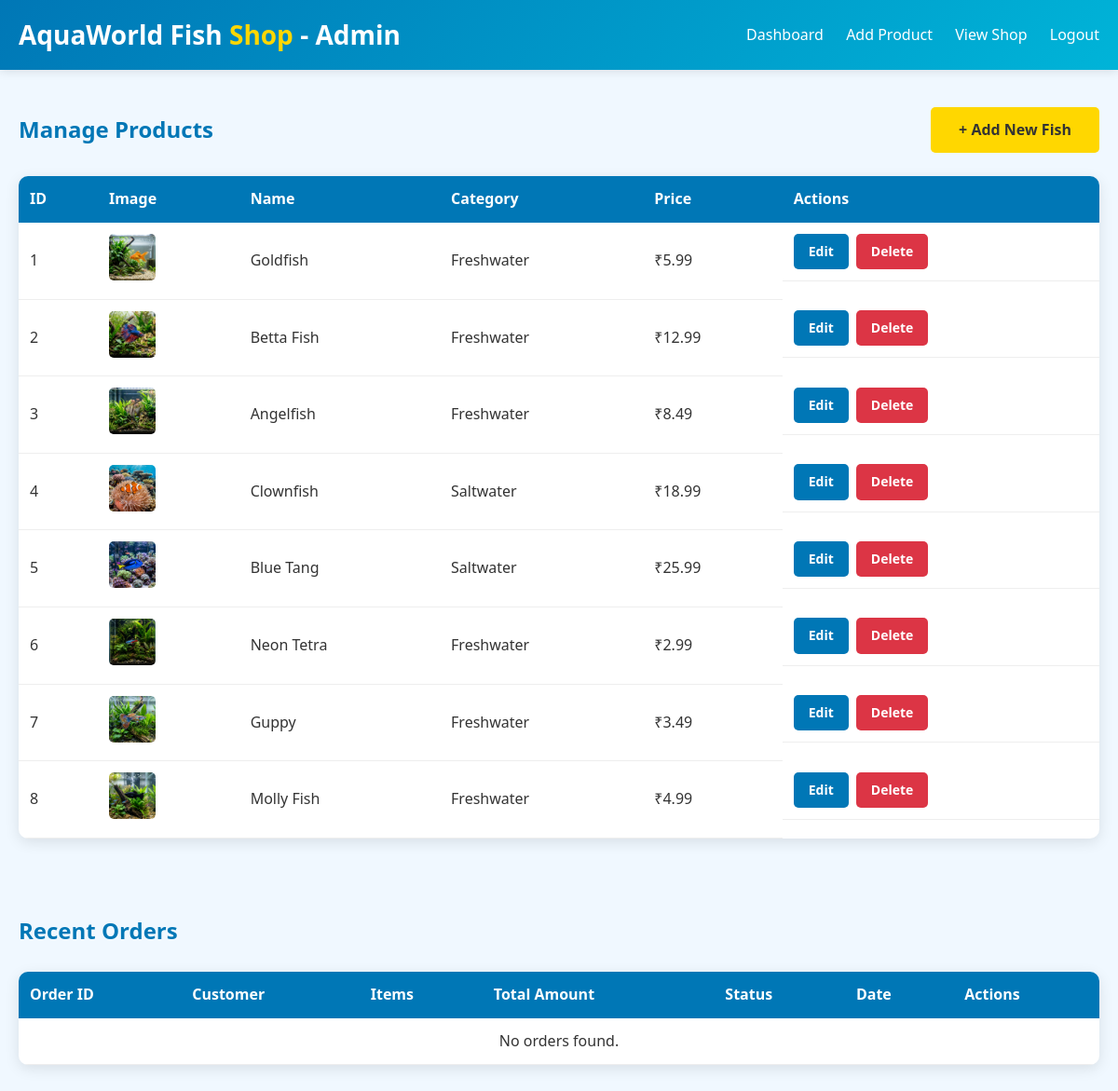
Page /admin/dashboard.php (signed in) on the committed database.
### tables this page shows
CREATE TABLE IF NOT EXISTS products (
    id INT AUTO_INCREMENT PRIMARY KEY,
    name VARCHAR(100) NOT NULL,
    description TEXT,
    price DECIMAL(10, 2) NOT NULL,
    image VARCHAR(255) DEFAULT 'default_fish.jpg',
    category VARCHAR(50) DEFAULT 'Freshwater',
    created_at TIMESTAMP DEFAULT CURRENT_TIMESTAMP
);

### admin/dashboard.php (the view, shortened to what this page needs)
<?php
include '../config/db.php';
?>
<!DOCTYPE html>
<html lang="en">
<head>
    <link rel="stylesheet" href="../css/style.css">
</head>
<body>
    <header>
        <div class="container">
            <h1>AquaWorld Fish <span>Shop</span> - Admin</h1>
            <nav>
                <a href="dashboard.php">Dashboard</a>
                <a href="add_product.php">Add Product</a>
                <a href="../index.php">View Shop</a>
                <a href="../logout.php">Logout</a>
            </nav>
        </div>
    </header>
    <section class="admin-section">
        <div class="container">
            <div class="admin-header">
                <h2>Manage Products</h2>
                <a href="add_product.php" class="btn">+ Add New Fish</a>
            </div>
            <table class="admin-table">
                <thead>
                    <tr>
                        <th>ID</th>
                        <th>Image</th>
                        <th>Name</th>
                        <th>Category</th>
                        <th>Price</th>
                        <th>Actions</th>
                    </tr>
                </thead>
                <tbody>
                    <?php
                    $result = $conn->query("SELECT * FROM products ORDER BY created_at DESC");
                    while ($row = $result->fetch_assoc()) {
                        echo '<tr>';
                        echo '<td>' . $row['id'] . '</td>';
                        echo '<td><img src="../images/' . htmlspecialchars($row['image']) . '" alt="' . htmlspecialchars($row['name']) . '" onerror="this.src=\'https://placehold.co/50x50/00b4d8/white?text=F\'"></td>';
                        echo '<td>' . htmlspecialchars($row['name']) . '</td>';
                        echo '<td>' . htmlspecialchars($row['category']) . '</td>';
                        echo '<td>₹' . number_format($row['price'], 2) . '</td>';
                        echo '<td class="actions">';
                        echo '<a href="edit_product.php?id=' . $row['id'] . '" class="btn btn-small btn-primary">Edit</a>';
                        echo '<a href="delete_product.php?id=' . $row['id'] . '" class="btn btn-small btn-danger" onclick="return confirmDelete(\'Delete ' . htmlspecialchars($row['name'], ENT_QUOTES) . '?\')">Delete</a>';
                        echo '</td>';
                        echo '</tr>';
                    }
                    ?>
                </tbody>
            </table>
        </div>
    </section>
    <section class="admin-section">
        <div class="container">
            <div class="admin-header">
                <h2>Recent Orders</h2>
            </div>
            <table class="admin-table">
                <thead>
                    <tr>
                        <th>Order ID</th>
                        <th>Customer</th>
                        <th>Items</th>
                        <th>Total Amount</th>
                        <th>Status</th>
                        <th>Date</th>
                        <th>Actions</th>
                    </tr>
                </thead>
                <tbody>
                    <?php
                    $orders_query = "SELECT o.id, o.user_id, o.total_amount, o.status, o.created_at, u.username,
                                    GROUP_CONCAT(p.name, ' (', oi.quantity, 'x)' SEPARATOR ', ') as items
                                    FROM orders o
                                    JOIN users u ON o.user_id = u.id
                                    LEFT JOIN order_items oi ON o.id = oi.order_id
                                    LEFT JOIN products p ON oi.product_id = p.id
                                    GROUP BY o.id, o.user_id, o.total_amount, o.status, o.created_at, u.username
                                    ORDER BY o.created_at DESC";
                    $orders_result = $conn->query($orders_query);
                    if ($orders_result->num_rows === 0) {
                        echo '<tr><td colspan="7" style="text-align:center;">No orders found.</td></tr>';
                    }
                    ?>
                </tbody>
            </table>
        </div>
    </section>
</body>
</html>

### css/style.css (style rules this page uses)
* { margin: 0; padding: 0; box-sizing: border-box; }
body { font-family: 'Segoe UI', Tahoma, Geneva, Verdana, sans-serif; background: #f0f8ff; color: #333; line-height: 1.6; }
a { text-decoration: none; color: #0077b6; }
.container { max-width: 1200px; margin: 0 auto; padding: 0 20px; }
header { background: linear-gradient(135deg, #0077b6, #00b4d8); color: white; padding: 15px 0; box-shadow: 0 2px 10px rgba(0,0,0,0.1); }
header .container { display: flex; justify-content: space-between; align-items: center; flex-wrap: wrap; }
header h1 { font-size: 28px; }
header h1 span { color: #ffd700; }
nav a { color: white; margin-left: 20px; font-weight: 500; transition: 0.3s; }
.btn { display: inline-block; padding: 12px 30px; background: #ffd700; color: #333; border: none; border-radius: 5px; font-size: 16px; font-weight: 600; cursor: pointer; transition: 0.3s; }
.btn-primary { background: #0077b6; color: white; }
.btn-danger { background: #dc3545; color: white; }
.btn-small { padding: 8px 16px; font-size: 14px; }
.admin-section { padding: 40px 0; }
.admin-header { display: flex; justify-content: space-between; align-items: center; margin-bottom: 25px; flex-wrap: wrap; }
.admin-header h2 { color: #0077b6; }
.admin-table { width: 100%; border-collapse: collapse; background: white; border-radius: 10px; overflow: hidden; box-shadow: 0 4px 15px rgba(0,0,0,0.1); }
.admin-table th { background: #0077b6; color: white; padding: 12px; text-align: left; }
.admin-table td { padding: 12px; border-bottom: 1px solid #eee; }
.admin-table img { width: 50px; height: 50px; object-fit: cover; border-radius: 5px; }
.admin-table .actions { display: flex; gap: 8px; }

### rows in the picture
products: id "1", image (picture), name "Goldfish", category "Freshwater", price "5.99"
products: id "2", image (picture), name "Betta Fish", category "Freshwater", price "12.99"
products: id "3", image (picture), name "Angelfish", category "Freshwater", price "8.49"
products: id "4", image (picture), name "Clownfish", category "Saltwater", price "18.99"
products: id "5", image (picture), name "Blue Tang", category "Saltwater", price "25.99"
products: id "6", image (picture), name "Neon Tetra", category "Freshwater", price "2.99"
products: id "7", image (picture), name "Guppy", category "Freshwater", price "3.49"
products: id "8", image (picture), name "Molly Fish", category "Freshwater", price "4.99"
